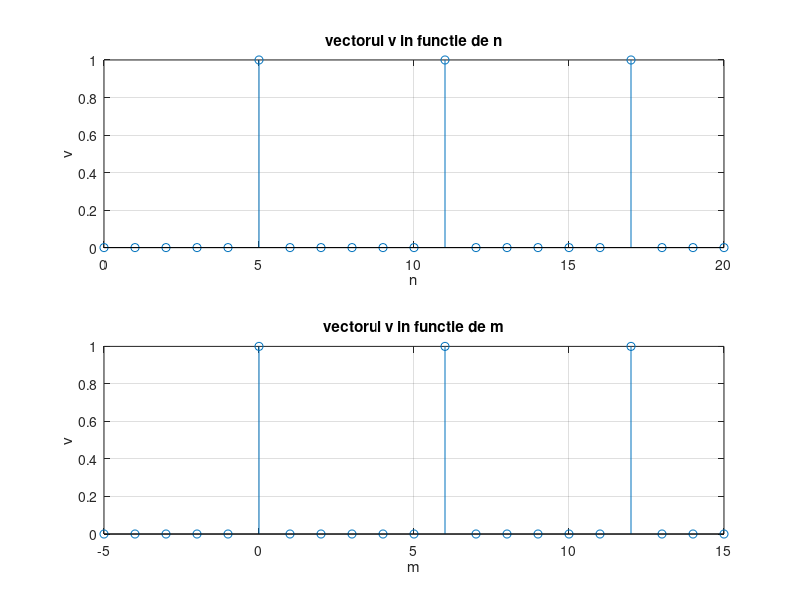
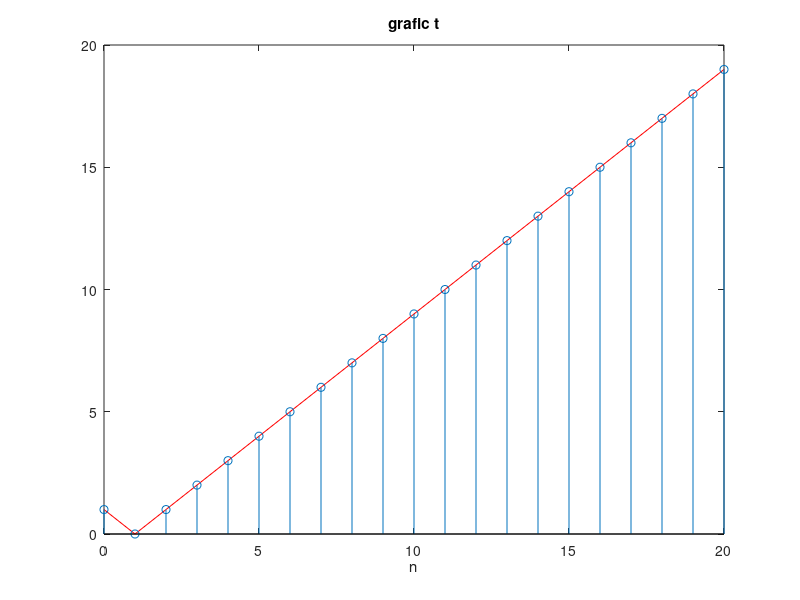
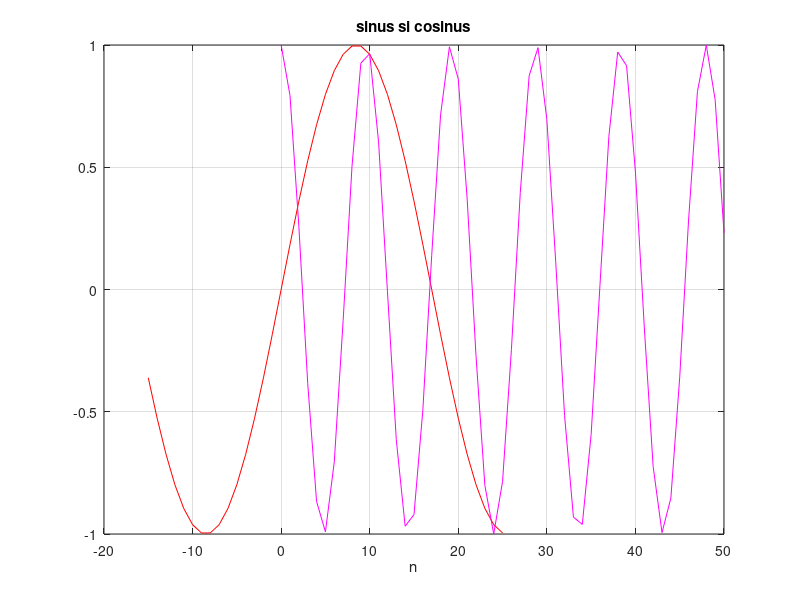
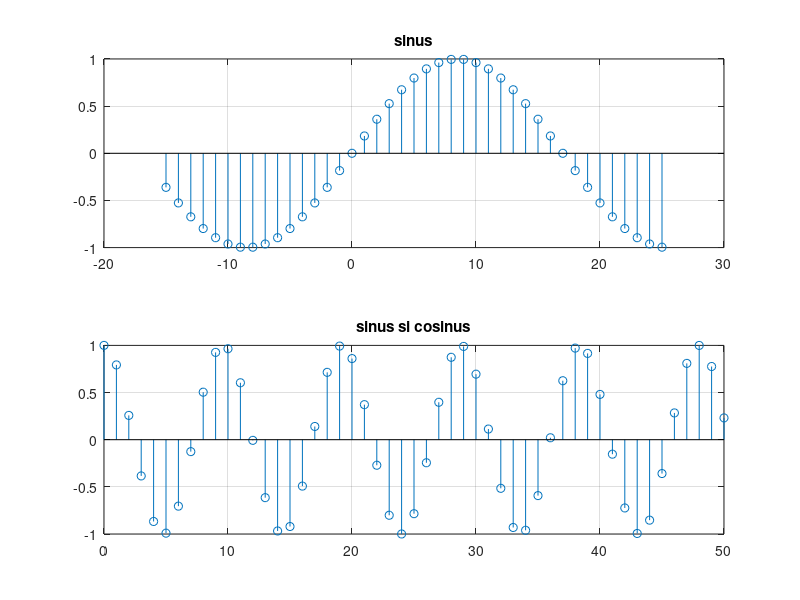

MATLAB code to generate these figures, in order:
%a
v=zeros(1,21);%am initializat un vector de zerouri cu 21 de elemente
v(6)=1;
v(12)=1;    %in vector, cinci de 0 sunt urmati de un 1, adica vom gasi 1 pe pozitiile 6,12 si 18
v(18)=1;
n=0:20;
m=-5:15;
figure(1);
subplot(2,1,1),stem(n,v),title('vectorul v in functie de n'),grid,xlabel('n'),ylabel('v')
subplot(2,1,2),stem(m,v),title('vectorul v in functie de m'),grid,xlabel('m'),ylabel('v') %precizarea titlului graficului si a etichetelor axelor
%subplot - divizarea ferestrei grafice sub forma unei matrici

%b
t=abs(1-n);
size(t);
n=0:20;
size(n);
figure(2);
stem(t),grid,title('grafic t'),xlabel('n') %stem realizeaza o reprezentare in forma discreta a datelor
plot(n,t,'r'),grid,title('grafic t'),xlabel('n')
hold on %se pastreaza graficul curent, iar urmatorul se "adauga" peste el in aceeasi fereastra
stem(n,t),grid,xlabel('n')
hold off%se vizualizeaza graficele in ferestre duferite; nu se suprapun

%c
n=-15:25;
size(n);
x1=sin(pi*n/17);
size(x1);
figure(3);
plot(n,x1,'r'),title('sinus'),xlabel('n'),grid
n=0:50;
size(n);
x2=cos(pi*n/sqrt(23));
size(x2);
hold on;
plot(n,x2,'m'),grid,title('cosinus'),xlabel('n'),grid
title('sinus si cosinus')
hold off
figure(4);
n=-15:25;
subplot(2,1,1),stem(n,x1),title('sinus'),grid
n=0:50;
subplot(2,1,2),stem(n,x2),title('cosinus'),grid
title('sinus si cosinus')